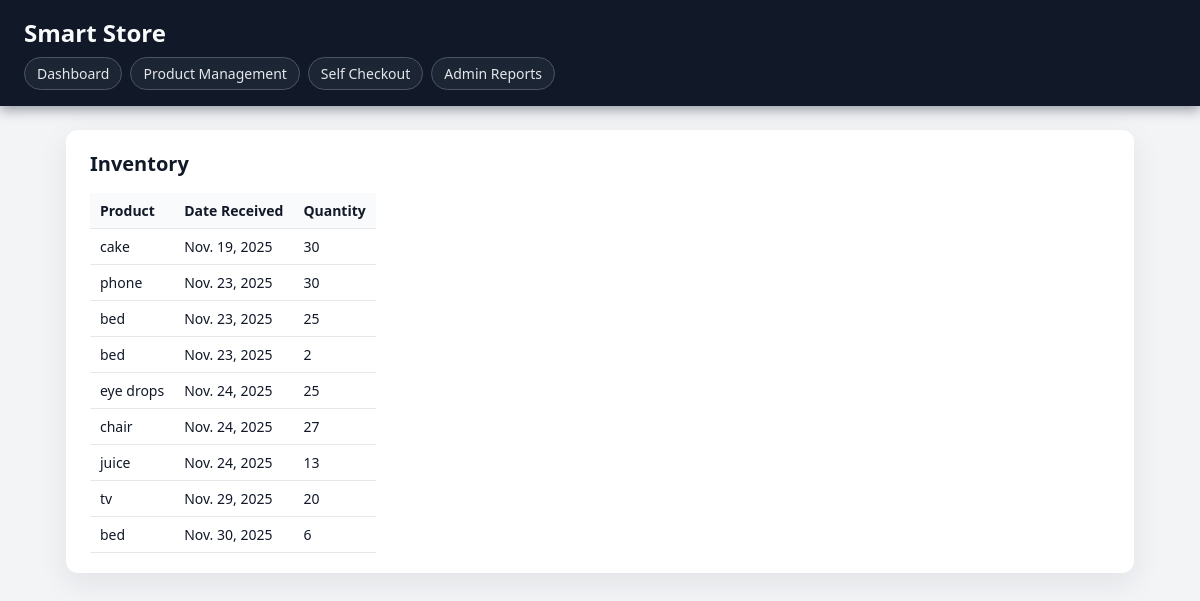
Screenshot of /inventory/ with the database file from the repository.
### phase3/models.py (models this page shows, shortened)
class InventoryReceived(models.Model):
    product_id = models.ForeignKey(Products, on_delete=models.CASCADE)
    date_received = models.DateField()
    quantity_received = models.IntegerField()

class Products(models.Model):
    name = models.CharField(max_length=255)
    category = models.CharField(max_length=100)
    price = models.FloatField()
    epc = models.CharField(max_length=50, unique=True)
    upc = models.CharField(max_length=50, unique=True)
    producer_company = models.CharField(max_length=100)
    image_url = models.CharField()
    stock_quantity = models.IntegerField(default=0)
    expiry_date = models.DateField()

### phase3/views.py (the view)
# urls.py: path('inventory/', views.inventory_page, name='inventory_page'),
def inventory_page(request):
    inventory = InventoryReceived.objects.all()
    context = {"inventory": inventory}
    return render(request, "inventory.html", context)

### phase3/templates/inventory.html
{% extends "base.html" %}
{% block content %}
<section class="card">
    <h2>Inventory</h2>
    <table>
        <tr>
            <th>Product</th>
            <th>Date Received</th>
            <th>Quantity</th>
        </tr>
        {% for i in inventory %}
        <tr>
            <td>{{ i.product_id.name }}</td>
            <td>{{ i.date_received }}</td>
            <td>{{ i.quantity_received }}</td>
        </tr>
        {% endfor %}
    </table>
</section>
{% endblock %}

### static/css/main.css (style rules this page uses)
*, *::before, *::after { box-sizing: border-box; }
body { margin: 0; font-family: system-ui, -apple-system, BlinkMacSystemFont, "Segoe UI", sans-serif; background: #f3f4f6; color: #111827; }
.card { background: #ffffff; border-radius: 12px; padding: 20px 24px; margin-bottom: 24px; box-shadow: 0 10px 30px rgba(15, 23, 42, 0.08); }
.card h2 { margin-top: 0; margin-bottom: 16px; font-size: 20px; color: #111827; }
table { width: 100%; border-collapse: collapse; margin-top: 12px; font-size: 14px; }
th, td { padding: 8px 10px; border-bottom: 1px solid #e5e7eb; }
th { text-align: left; background: #f9fafb; font-weight: 600; }
.card table { display: block; overflow-x: auto; }

### rows the page displays
InventoryReceived: product_id.name "cake", date_received "Nov. 19, 2025", quantity_received "30"
InventoryReceived: product_id.name "phone", date_received "Nov. 23, 2025", quantity_received "30"
InventoryReceived: product_id.name "bed", date_received "Nov. 23, 2025", quantity_received "25"
InventoryReceived: product_id.name "bed", date_received "Nov. 23, 2025", quantity_received "2"
InventoryReceived: product_id.name "eye drops", date_received "Nov. 24, 2025", quantity_received "25"
InventoryReceived: product_id.name "chair", date_received "Nov. 24, 2025", quantity_received "27"
InventoryReceived: product_id.name "juice", date_received "Nov. 24, 2025", quantity_received "13"
InventoryReceived: product_id.name "tv", date_received "Nov. 29, 2025", quantity_received "20"
InventoryReceived: product_id.name "bed", date_received "Nov. 30, 2025", quantity_received "6"
